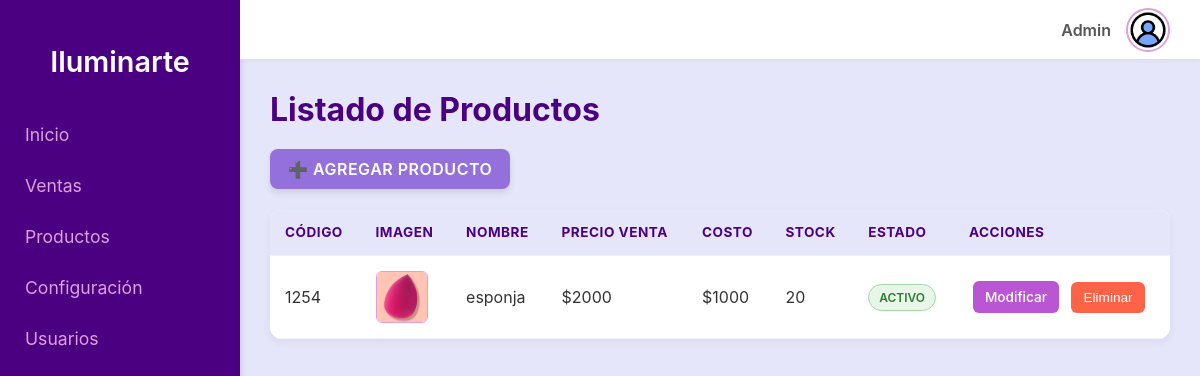
The app's page /productos/ (signed in) with its own data.
### productos/models.py (models this page shows, shortened)
class Producto(models.Model):
    nombre = models.CharField(max_length=100)
    codigo = models.CharField(max_length=50, unique=True)
    precio_venta = models.DecimalField(max_digits=10, decimal_places=0)
    costo = models.DecimalField(max_digits=10, decimal_places=0)
    stock = models.IntegerField()
    foto = models.ImageField(upload_to="productos/", blank=True, null=True)

### productos/views.py (the view)
# urls.py: path("productos/", views.home_view, name="productos_list"),
@login_required
@never_cache
def home_view(request):
    productos = Producto.objects.all()
    return render(request, "productos/home.html", {"productos": productos})

### productos/templates/productos/home.html (shortened to what this page needs)
{% extends 'base.html' %}
{% block content %}
<h1>Listado de Productos</h1>
<a href="{% url 'agregar_producto' %}" class="btn-agregar">➕ Agregar producto</a>
<table>
    <thead>
        <tr>
            <th>Código</th>
            <th>Imagen</th>
            <th>Nombre</th>
            <th>Precio Venta</th>
            <th>Costo</th>
            <th>Stock</th>
            <th>Estado</th>
            <th>Acciones</th>
        </tr>
    </thead>
    <tbody>
        {% for p in productos %}
        <tr>
            <td>{{ p.codigo }}</td>
            <td>
                {% if p.foto %}
                    <img src="{{ p.foto.url }}" alt="foto">
                {% else %}
                    Sin foto
                {% endif %}
            </td>
            <td>{{ p.nombre }}</td>
            <td>${{ p.precio_venta }}</td>
            <td>${{ p.costo }}</td>
            <td>{{ p.stock }}</td>
            <td>
                {% if p.stock > 0 %}
                    <span class="estado-activo">Activo</span>
                {% else %}
                    <span class="estado-inactivo">Inactivo</span>
                {% endif %}
            </td>
            <td>
                <a class="btn btn-modificar" href="{% url 'modificar_producto' p.id %}">modificar</a>
                <form action="{% url 'eliminar_producto' p.id %}" method="post" style="display:inline;" onsubmit="return confirm('¿Eliminar {{ p.nombre }}?');">
                    <button type="submit" class="btn btn-eliminar">eliminar</button>
                </form>
            </td>
        </tr>
        {% endfor %}
    </tbody>
</table>
{% endblock %}

### productos/templates/base.html (shortened to what this page needs)
<!DOCTYPE html>
<html lang="es">
<head>
  {% load static %}
  <link rel="stylesheet" href="{% static 'productos/style.css' %}">
</head>
<body>
  <div class="sidebar">
    <h2>Iluminarte</h2>
    <a href="{% url 'home' %}">Inicio</a>
    <a href="{% url 'listar_ventas' %}">Ventas</a>
    <a href="{% url 'productos_list' %}">Productos</a>
    <a href="#">Configuración</a>
    {% if perms.auth.view_user %}
      <a href="{% url 'usuarios_list' %}">Usuarios</a>
    {% endif %}
  </div>
  <div class="main-content">
    <div class="navbar">
      <div class="user-menu">
        <span class="user-name">{{ request.user.username }}</span>
        <img src="{% static 'productos/user.png' %}" alt="Usuario" class="user-avatar" id="user-avatar">
      </div>
    </div>
    <div class="container">
      {% block content %}
      {% endblock %}
    </div>
  </div>
</body>
</html>

### productos/static/productos/style.css (style rules this page uses)
body, html { margin: 0; padding: 0; height: 100%; font-family: -apple-system, BlinkMacSystemFont, "Segoe UI", Roboto, Helvetica, Arial, sans-serif; background-color: #f0f8ff; color: #333; }
body { display: flex; }
a { text-decoration: none; color: inherit; }
.sidebar { width: 240px; background-color: #4B0082; color: #ffffff; height: 100vh; position: fixed; top: 0; left: 0; padding-top: 20px; box-shadow: 2px 0 5px rgba(0, 0, 0, 0.1); box-sizing: border-box; }
.sidebar h2 { text-align: center; font-size: 1.8rem; font-weight: 600; margin-bottom: 30px; color: #ffffff; }
.sidebar a { display: block; padding: 15px 25px; font-size: 1.1rem; color: #DDA0DD; transition: background-color 0.3s ease, color 0.3s ease; }
.main-content { flex-grow: 1; margin-left: 240px; display: flex; flex-direction: column; height: 100vh; overflow-y: auto; }
.navbar { display: flex; justify-content: flex-end; align-items: center; background-color: #ffffff; padding: 10px 30px; height: 60px; border-bottom: 1px solid #e0e0e0; box-shadow: 0 2px 4px rgba(0, 0, 0, 0.03); box-sizing: border-box; position: sticky; top: 0; z-index: 10; }
.user-menu { position: relative; display: flex; align-items: center; cursor: pointer; }
.user-name { margin-right: 15px; font-weight: 600; color: #555; }
.user-avatar { width: 40px; height: 40px; border-radius: 50%; object-fit: cover; border: 2px solid #DDA0DD; }
.container { padding: 30px; flex-grow: 1; background-color: #E6E6FA; }
.container h1 { font-size: 2rem; color: #4B0082; margin-top: 0; margin-bottom: 20px; font-weight: 700; }
.btn-agregar { display: inline-block; padding: 10px 18px; margin-bottom: 20px; background-color: #9370DB; color: white; border-radius: 8px; font-weight: 600; font-size: 1rem; text-transform: uppercase; letter-spacing: 0.5px; transition: background-color 0.3s ease; box-shadow: 0 4px 6px rgba(0, 0, 0, 0.1); }
.container table { width: 100%; border-collapse: collapse; background-color: #ffffff; border-radius: 12px; overflow: hidden; box-shadow: 0 4px 10px rgba(0, 0, 0, 0.05); }
.container th, .container td { padding: 15px; text-align: left; border-bottom: 1px solid #f3f3f3; vertical-align: middle; }
.container thead th { background-color: #E6E6FA; color: #4B0082; font-weight: 700; text-transform: uppercase; font-size: 0.85rem; letter-spacing: 0.5px; }
.container td img { width: 50px; height: 50px; border-radius: 6px; object-fit: cover; vertical-align: middle; border: 1px solid #DDA0DD; }
.container td:last-child { white-space: nowrap; text-align:justify }
.estado-activo, .estado-inactivo { display: inline-block; padding: 5px 10px; border-radius: 15px; font-size: 0.75rem; font-weight: 600; text-transform: uppercase; }
.estado-activo { background-color: #e8f5e9; color: #2e7d32; border: 1px solid #a5d6a7; }
.btn { padding: 8px 12px; border: none; border-radius: 6px; font-size: 0.85rem; font-weight: 500; cursor: pointer; text-align: center; text-transform: capitalize; transition: background-color 0.2s ease, box-shadow 0.2s ease; display: inline-block; margin: 0 4px; }
.btn-modificar { background-color: #BA55D3; color: white; }
.btn-eliminar { background-color: #FF6347; color: white; }

### records on screen
Producto: codigo "1254", foto (picture), nombre "esponja", precio_venta "2000", costo "1000", stock "20", shows "ACTIVO"

### other values on screen
{{ request.user.username }} "Admin"
